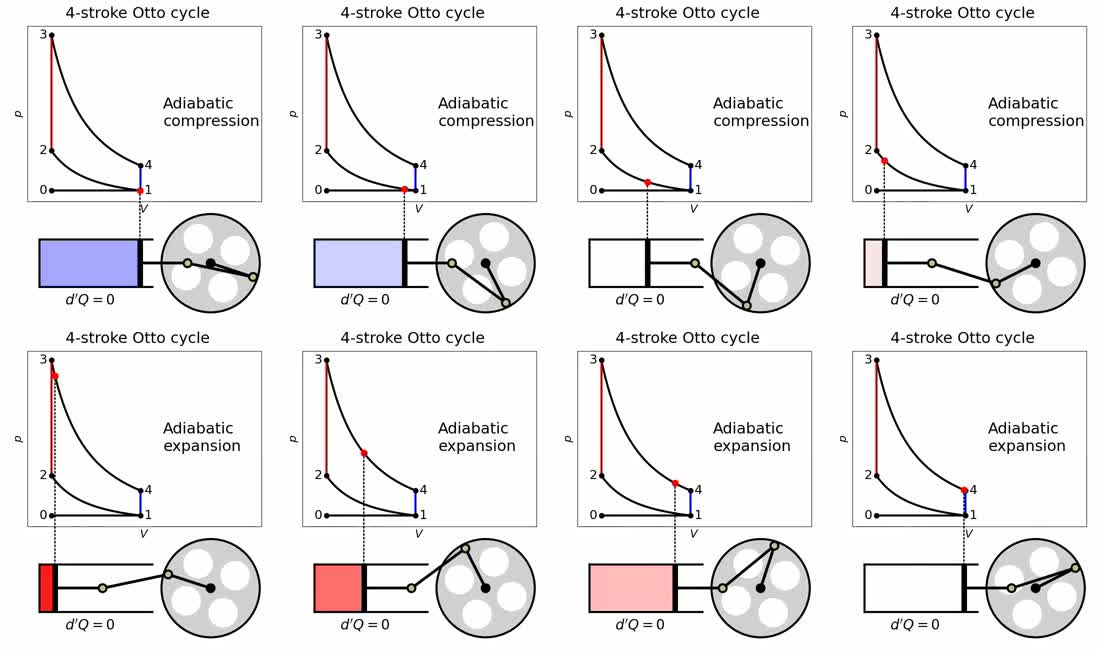
#> input picture .agents/tham-chieu/hoa-ly-dong-co-nhiet/01-nen-va-gian-doan-nhiet.jpg, 1100 x 650 px
$ python do_soc.py --file ../../.agents/tham-chieu/hoa-ly-dong-co-nhiet/01-nen-va-gian-doan-nhiet.jpg --dir ../../.agents/tham-chieu/hoa-ly-dong-co-nhiet
#> lines starting #> are read from the running program, lines starting #| are printed output that depends on the picture; after the words box and inside, x2 and y2 are one past the last pixel; in counts of white or black regions, pixels touching at a corner belong together
#!/usr/bin/env python3
"""
Công cụ đo sọc và hoa văn lặp định kỳ (FFT Spectral Peak-to-Median Ratio)
cho dự án VERA Lab HD theo tiêu chuẩn docs/PROMPT_NANG_CAP_BE_MAT.md.

Phương pháp:
  1. Chuyển ảnh (hoặc vùng crop) sang ảnh thang độ xám (Grayscale).
  2. Áp cửa sổ 2D Hanning để triệt tiêu hiện tượng rò rỉ phổ do biên ảnh (spectral leakage).
  3. Biến đổi Fourier 2 chiều (2D FFT) và dịch tâm phổ tần số về giữa (fftshift).
  4. Khử thành phần DC và tần số cực thấp gần tâm (bán kính r = 5 pixel).
  5. Tính tỉ số giữa đỉnh phổ biên độ cao nhất (peak) và trung vị phổ (median):
     Ratio = Peak / Median
  6. Đối chứng mốc chuẩn:
     • PlasterWall001_Normal.png : ~371.700  -> CÓ SỌC (FAIL)
     • OakWood051_Normal.png     : ~17.076   -> CÓ SỌC (FAIL)
     • Normal_Plaster.png        : ~11.52    -> SẠCH (PASS)
     -> Ngưỡng chốt chẩn đoán: THRESHOLD = 30.0
        Ratio < 30.0  : SẠCH (Không có sọc hay hoa văn tuần hoàn)
        Ratio >= 30.0 : CÓ SỌC (Hoa văn sin, ô lưới hoặc sọc lặp bất thường)
"""

import os
import sys
import argparse
import json
import glob
import numpy as np
from PIL import Image

DEFAULT_THRESHOLD = 30.0
DC_RADIUS = 5

def tinh_ti_so_fft(img_input, crop_box=None, r_dc=DC_RADIUS):
    """
    Tính tỉ số đỉnh phổ / trung vị phổ (Peak-to-Median Ratio) bằng 2D FFT.
    img_input: đường dẫn file ảnh hoặc đối tượng PIL Image.
    crop_box: tuple (x, y, w, h) hoặc (left, upper, right, lower) nếu cần cắt vùng.
    """
#> called with r_dc = 5
    if isinstance(img_input, str):
        im = Image.open(img_input).convert("L")
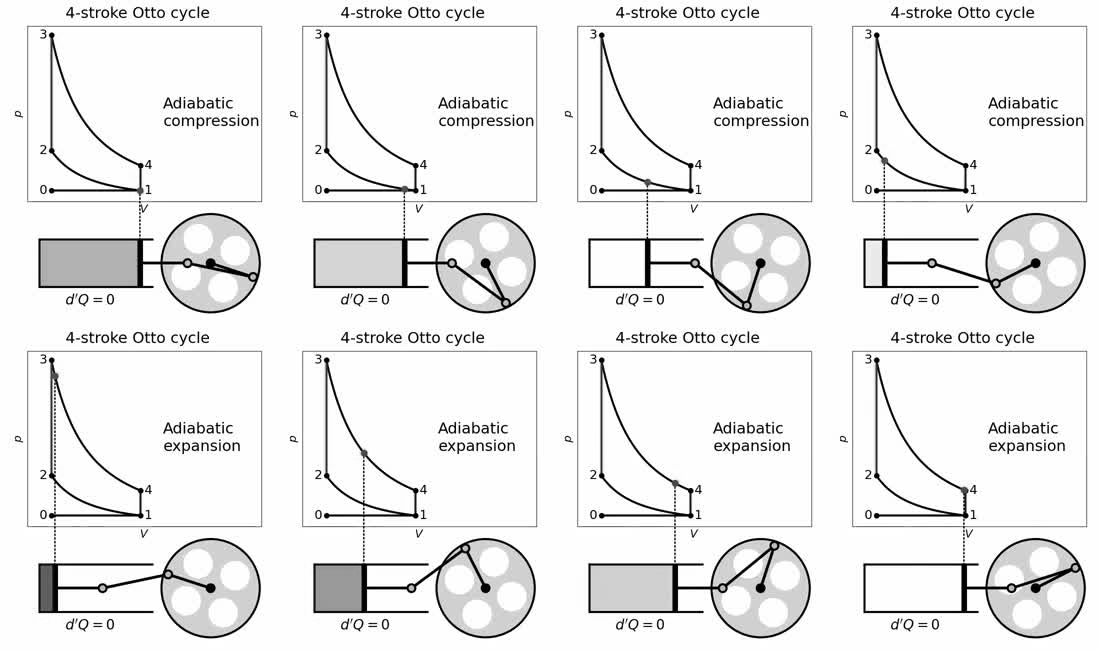
#> im: PIL image 1100x650 L; min 0, max 255, mean 236.5
    else:
        im = img_input.convert("L")

    if crop_box is not None:
        if len(crop_box) == 4:
            x, y, w, h = crop_box
            im = im.crop((x, y, x + w, y + h))

    arr = np.array(im, dtype=float)
    # Ảnh phẳng tuyệt đối (không có biến thiên)
    if np.std(arr) < 1e-4:
        return 0.0, 0.0, 0.0

    h, w = arr.shape
#> h = 650; w = 1100
    # Cửa sổ Hanning 2D chống rò rỉ biên
    win = np.outer(np.hanning(h), np.hanning(w))
    arr_centered = (arr - np.mean(arr)) * win
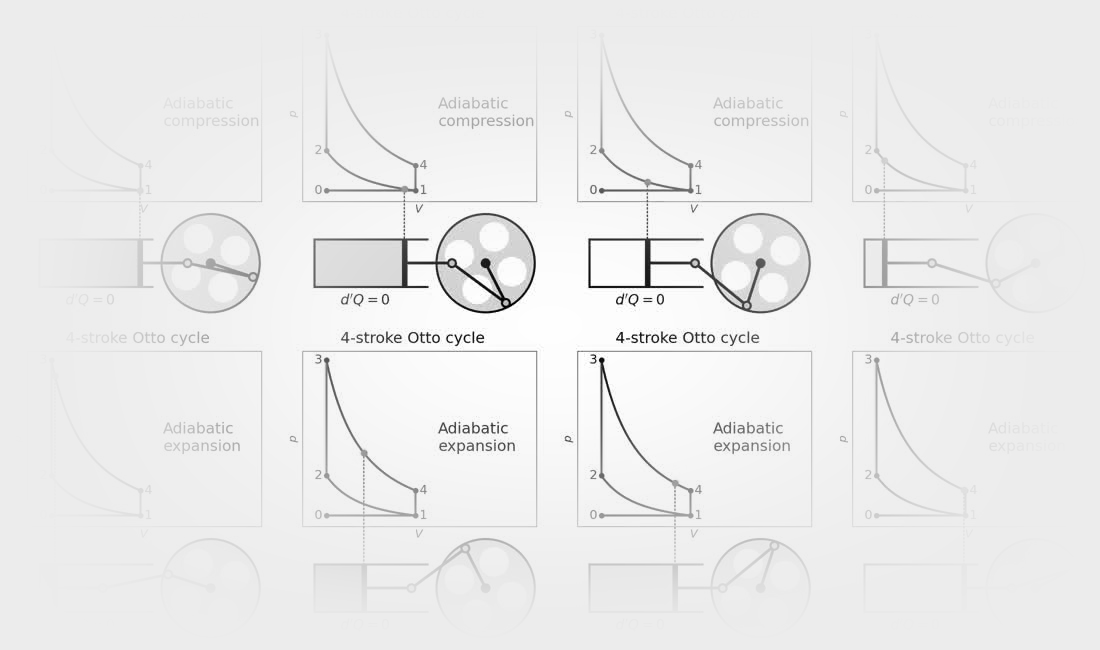
#> arr_centered: shape (650, 1100) float64; min -231.5, max 18.37, mean 0.0609; drawn with min black and max white
    f_shift = np.fft.fftshift(np.fft.fft2(arr_centered))
    mag = np.abs(f_shift)
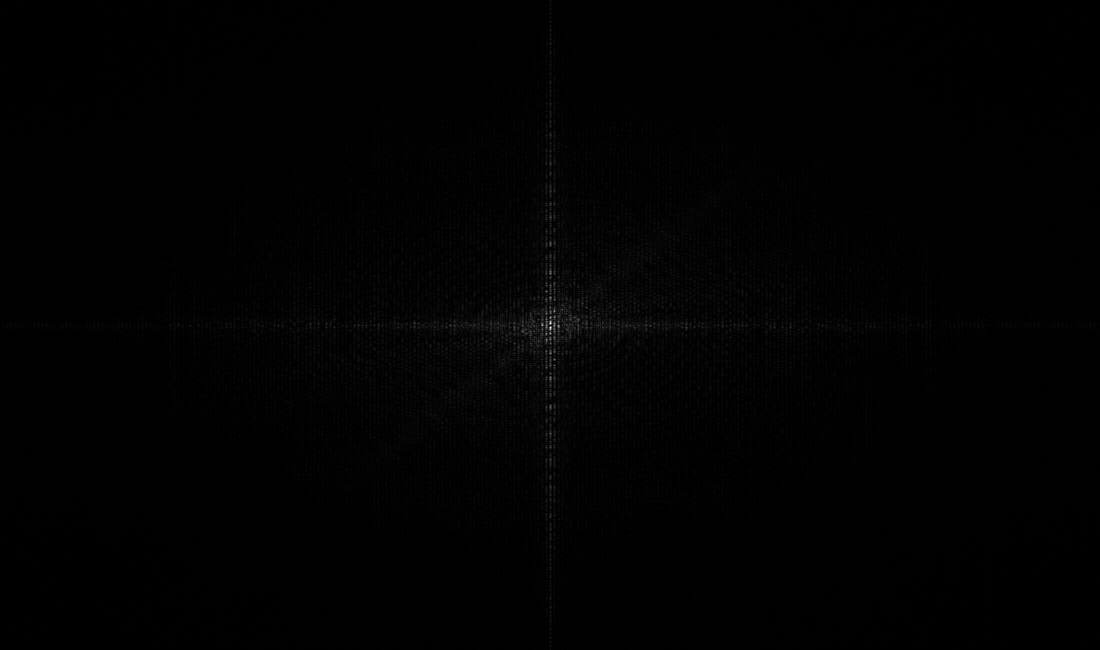
#> mag: shape (650, 1100) float64; min 1.58, max 990217.3, mean 6944.5; drawn with min black and max white

    cy, cx = h // 2, w // 2
#> cy = 325; cx = 550
    y_grid, x_grid = np.ogrid[:h, :w]
#> y_grid = 650 values from 0 to 649
    dc_mask = (x_grid - cx) ** 2 + (y_grid - cy) ** 2 <= r_dc ** 2
    mag[dc_mask] = 0.0
#> mag: shape (650, 1100) float64; 0.01% of pixels changed, all inside (x1, y1, x2, y2) = (545, 320, 556, 331)

    non_zero = mag[mag > 0]
    if len(non_zero) == 0:
        return 0.0, 0.0, 0.0

    peak = float(np.max(non_zero))
#> peak = 640073.9
    median = float(np.median(non_zero))
#> median = 2791.6
    ratio = float(peak / (median + 1e-8))
#> ratio = 229.3
    return ratio, peak, median

# [46 lines left out: function kiem_tra_doi_chung, not called in this run]

def main():
    parser = argparse.ArgumentParser(description="Đo sọc và hoa văn lặp bằng FFT (VERA Lab HD)")
    parser.add_argument("--file", help="Đường dẫn đến file ảnh cần phân tích")
    parser.add_argument("--dir", help="Thư mục chứa các ảnh cần phân tích")
    parser.add_argument("--crop", nargs=4, type=int, metavar=("X", "Y", "W", "H"), help="Cắt vùng ảnh (x y w h)")
    parser.add_argument("--threshold", type=float, default=DEFAULT_THRESHOLD, help=f"Ngưỡng sọc (mặc định: {DEFAULT_THRESHOLD})")
    parser.add_argument("--test-baseline", action="store_true", help="Chạy bài kiểm tra đối chứng mốc gốc")
    parser.add_argument("--json", help="Đường dẫn lưu kết quả phân tích dưới dạng JSON")
    args = parser.parse_args()

    if args.test_baseline:
        success, _ = kiem_tra_doi_chung()
        sys.exit(0 if success else 1)

    if not args.file and not args.dir:
        # Mặc định chạy kiểm tra đối chứng nếu không có đối số
        success, _ = kiem_tra_doi_chung()
        sys.exit(0 if success else 1)

    results = []

    if args.file:
        files = [args.file]
    else:
        files = sorted(glob.glob(os.path.join(args.dir, "*.png")) + glob.glob(os.path.join(args.dir, "*.jpg")))

    print(f"Phân tích {len(files)} ảnh với ngưỡng = {args.threshold:.1f}:")
    for f in files:
        fname = os.path.basename(f)
        try:
            ratio, peak, med = tinh_ti_so_fft(f, crop_box=args.crop)
#> ratio = 229.3; peak = 640073.9; med = 2791.6
            is_striped = ratio >= args.threshold
#> is_striped = True
            status = "CÓ SỌC" if is_striped else "SẠCH"
#> status = 'CÓ SỌC'
            tag = "❌ SỌC" if is_striped else "✅ SẠCH"
#> tag = '❌ SỌC'
            print(f"  {tag:8s} | {fname:36s} : Ratio = {ratio:10.2f} (Peak={peak:8.1f}, Med={med:6.2f})")
#|   ❌ SỌC    | 01-nen-va-gian-doan-nhiet.jpg        : Ratio =     229.29 (Peak=640073.9, Med=2791.60)
            results.append({
                "file": f,
                "name": fname,
                "ratio": ratio,
                "peak": peak,
                "median": med,
                "has_stripes": is_striped,
                "status": status
            })
        except Exception as e:
            print(f"  ⚠️ LỖI   | {fname:36s} : {e}")
            results.append({"file": f, "name": fname, "error": str(e)})

    if args.json:
        os.makedirs(os.path.dirname(os.path.abspath(args.json)), exist_ok=True)
        with open(args.json, "w", encoding="utf-8") as fp:
            json.dump({"threshold": args.threshold, "results": results}, fp, indent=2, ensure_ascii=False)
        print(f"Đã lưu kết quả JSON vào: {args.json}")

if __name__ == "__main__":
    main()

$ run again, on .agents/tham-chieu/hoa-ly-dong-co-nhiet/03-cuoi-nen-danh-lua.jpg
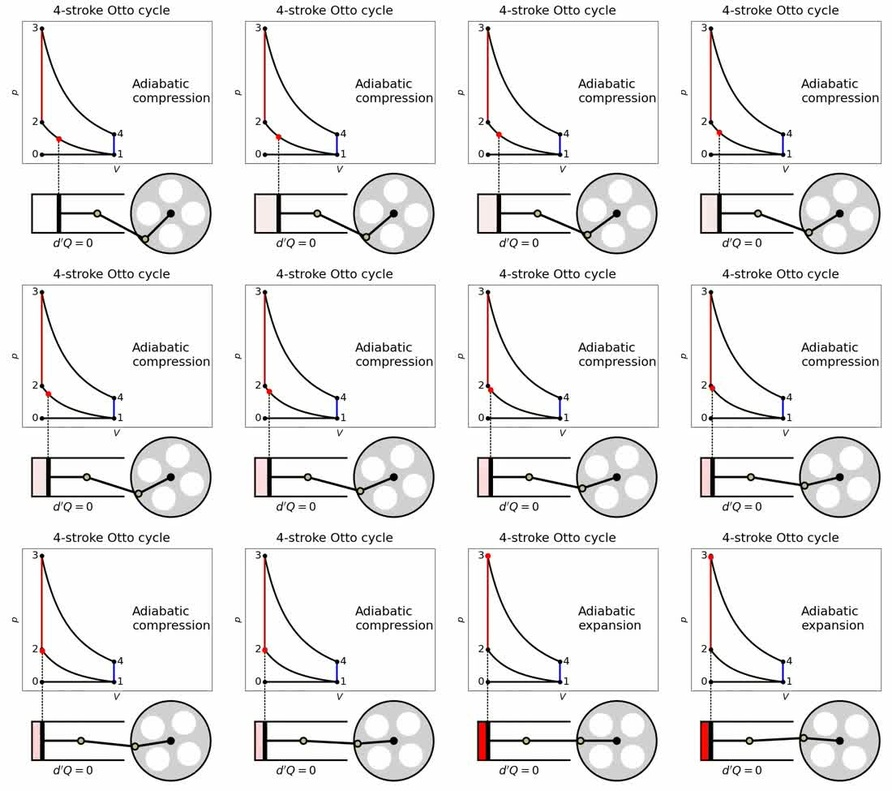
#> input picture .agents/tham-chieu/hoa-ly-dong-co-nhiet/03-cuoi-nen-danh-lua.jpg, 892 x 791 px, shrunk from 1100 x 975 before the run
#> in tinh_ti_so_fft, `arr_centered = (arr - np.mean(arr)) * win`:
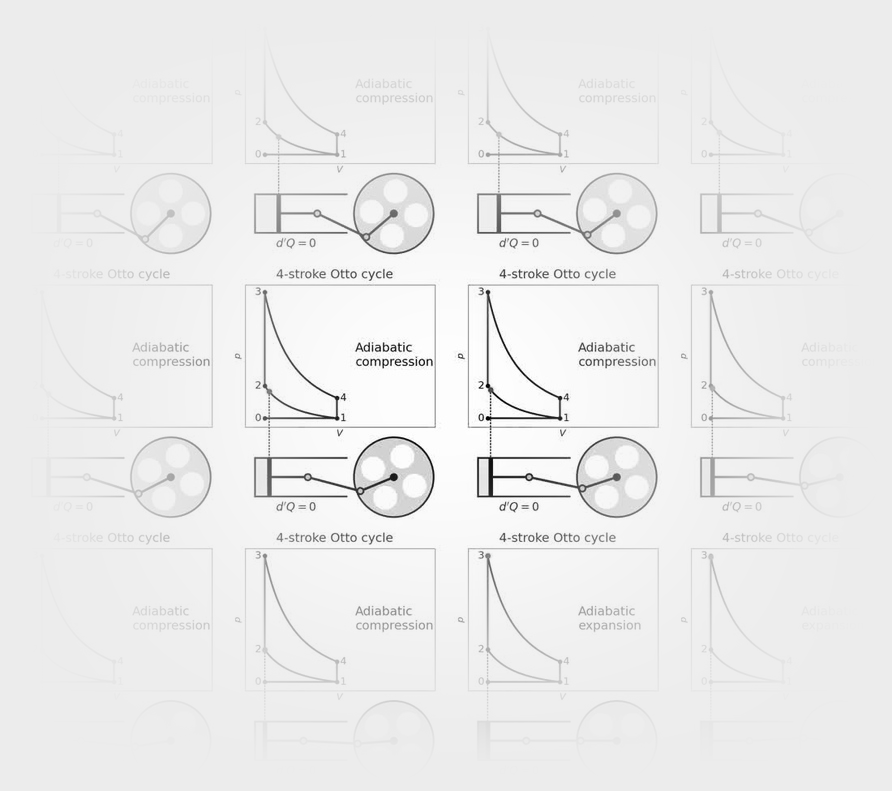
#> arr_centered: shape (791, 892) float64; min -230.3, max 17.9, mean 0.00589; drawn with min black and max white
#> in tinh_ti_so_fft, `peak = float(np.max(non_zero))`: peak = 727102.9
#> median = 2848.8
#> in tinh_ti_so_fft, `ratio = float(peak / (median + 1e-8))`: ratio = 255.2
#> in main, `ratio, peak, med = tinh_ti_so_fft(f, crop_box=args.crop)`: peak = 727102.9; med = 2848.8
#> is_striped = True
#> status = 'CÓ SỌC'
#> tag = '❌ SỌC'
#|   ❌ SỌC    | 03-cuoi-nen-danh-lua.jpg             : Ratio =     255.24 (Peak=727102.9, Med=2848.75)
